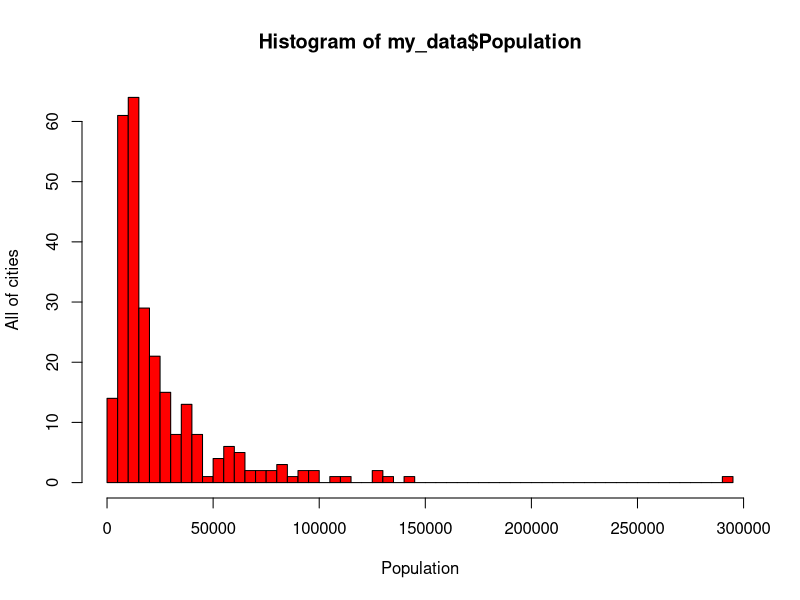
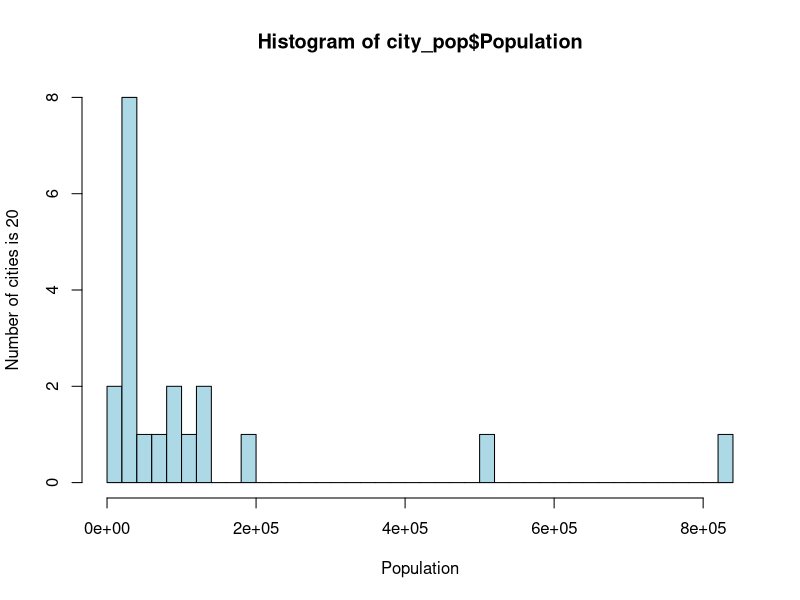
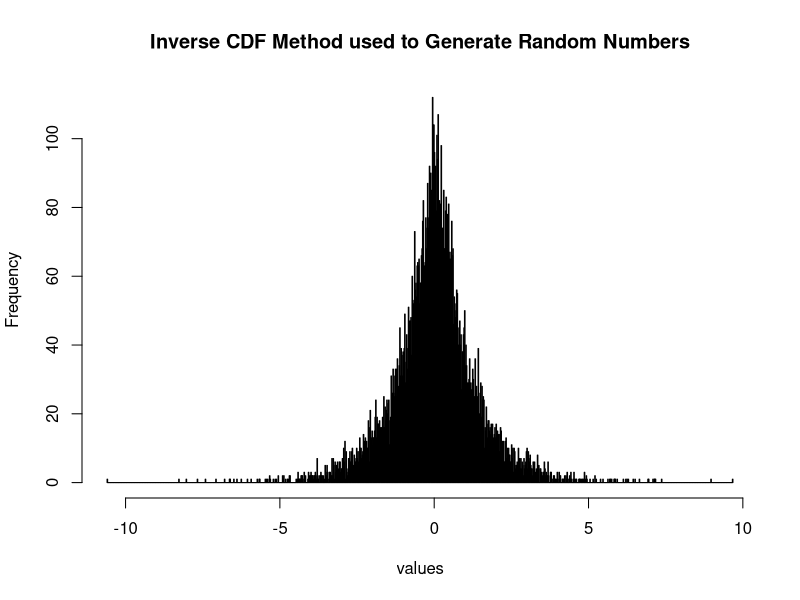
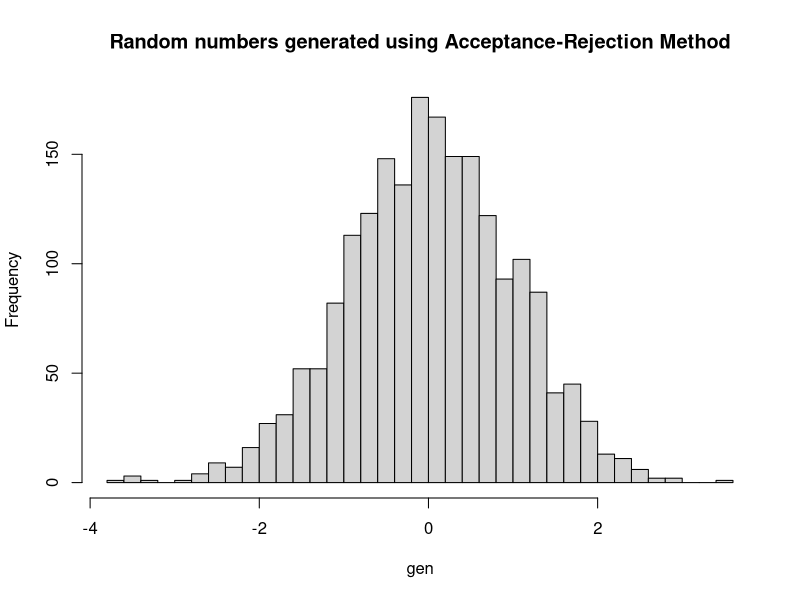

Recreate these plots in R, in order.
## ---- chunk 1
knitr::opts_chunk$set(echo = TRUE, eval=TRUE, message = FALSE, warning = FALSE,	comment = NA)
## ---- chunk 2
#1 Importing file to R.

my_data <- read.csv2("population.csv")

## ---- chunk 3
#2 Use a uniform random number generator to create a function that 
#selects 1 city from the whole list by the probability scheme offered above.

Select_City <- function(City){
probability <- City$Population/sum(City$Population)
cumulativesumprob <- cumsum(probability)
i <- runif(1, min = 0, max = 1)
return(which.max(i < cumulativesumprob))
}

## ---- chunk 4
#3 Using the function created in Step 2 to give exactly 20 cities.

city_pop <- data.frame()
for (i in 1:20){
Index_city <- Select_City(my_data)
city_pop[i,1] <- my_data$Municipality[Index_city]
city_pop[i,2] <- my_data$Population[Index_city]
my_data <- my_data[-Index_city,]
}
colnames(city_pop) <- c("City","Population")

## ---- chunk 5
#4 Selected 20 cities.

city_pop

## ---- chunk 6
#5 Plot of histogram showing size of all cities in the Country
histogram1 <- hist(my_data$Population, col = "red", breaks = 50, xlab = "Population", 
                 ylab = "All of cities")

## ---- chunk 7
#Plot of histogram showing the size of 20 selected cities
histogram2 <- hist(city_pop$Population, col = "light blue", breaks = 50, xlab = "Population", 
                   ylab = "Number of cities is 20")

## ---- chunk 8
#1 Write a code generating double exponential distribution DE(0; 1) from Unif(0; 1) by using the inverse CDF method.

DE <- function(mu, a){
  U <- runif(1,0,1)
  if (U > 0.5){
        distribution <- (log(2-2*U)-a*mu)/(-a)
      }
      else {
        distribution <- (log(2*U)/a)+mu
      }
  return(distribution)
}

values <- c()
for (i in 1:10000){
values[i] <- DE(0,1)
values
}

hist(values, breaks = 1000, main = "Inverse CDF Method used to Generate Random Numbers")

## ---- chunk 9
#2 Use the Acceptance/rejection method with DE(0; 1) as a majorizing density to 
# generate N(0; 1) variables.

accept_reject <- function(){
X<-c()
counter= 0 # counter for how many numbers been rejected
while (length(X)==0) { # as long as our vector is empty >> do
counter = counter+1
Y<-DE(0,1)
fy <- (1/sqrt(2*pi))*exp(-(1/2)*Y^2)
Gy <- 0.5*exp(-abs(Y))
c <- sqrt(2*exp(1)/pi)
U = runif(1,0,1)
if (U <= fy/(c*Gy)){
X=Y
}}
gen_itr <- cbind("gen" = X, "itr" = counter)
return(gen_itr)
}

## ---- chunk 10
# generating 2000 random numbers using Acceptance/Rejection method
res <- list()
for (i in 1:2000){
res[[i]]<- accept_reject()
}
## ---- chunk 11
# excluding the random numbers from the list for plot
gen <- c()
for (i in 1:2000){
gen[i]<- res[[i]][1]
}
# plotting the generated random numbers using N(0,1)
hist(gen , breaks = 50, main = "Random numbers generated using Acceptance-Rejection Method")

## ---- chunk 12
# getting the total number of iterations (accepted+rejected) to commpute the average
itr <- c()
for (i in 1:2000){
itr[i]<- res[[i]][2]
}
# average rejection rate
average_rej <-1-(2000/sum(itr))
average_rej

## ---- chunk 13
# expected rejection rate
c <- sqrt(2*exp(1)/pi)
expected_rej_rate<- 1-(1/c)
expected_rej_rate
